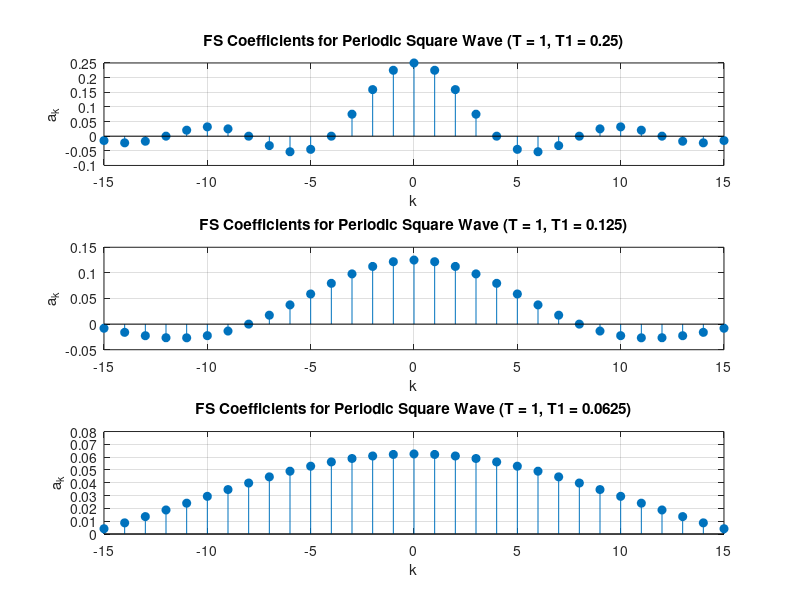

The MATLAB source for this figure:
% MATLAB code to plot Fourier Series coefficients for different T1 values

% Parameters
T = 1; % Fundamental period
N = 31; % Number of coefficients to compute (odd number for symmetry)
k = -(N-1)/2:(N-1)/2; % Range of k values

% Define the pulse widths (T1 values)
T1_values = [1/4, 1/8, 1/16];

% Prepare the figure
figure;

% Loop over different T1 values
for i = 1:length(T1_values)
    T1 = T1_values(i);
    D = T1 / T; % Duty cycle

    % Compute Fourier Series coefficients
    a_k = sin(pi * k * D) ./ (pi * k);
    a_k((N-1)/2 + 1) = D; % Handle k=0 term separately

    % Plot the coefficients
    subplot(length(T1_values), 1, i);
    stem(k, a_k, 'filled');
    title(['FS Coefficients for Periodic Square Wave (T = ', num2str(T), ', T1 = ', num2str(T1), ')']);
    xlabel('k');
    ylabel('a_k');
    grid on;
end

